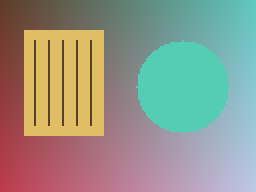
#> input picture images/sample.png, 128 x 96 px (shown 2 times larger)
$ python LogTransformation.py
#> lines starting #> are read from the running program, lines starting #| are printed output that depends on the picture
import cv2
import numpy as np
import matplotlib.pyplot as plt
from pathlib import Path


# Change Img_path to use your own image.
Img_path = str(Path(__file__).resolve().parents[1] / 'images' / 'sample.png')
img = cv2.imread(Img_path)
#> img is the input picture: shape (96, 128, 3); mean B, G, R 136.8, 149.8, 148.3

if img is None:
    raise SystemExit("Image not found! Check Img_path.")

# Calculation
values = img.astype(float)
transformed = 255 * np.log1p(values) / np.log(256)
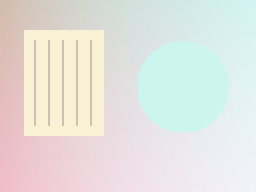
#> transformed: shape (96, 128, 3) float64 (shown 2 times larger); mean B, G, R 223.4, 227.8, 227.8
result = np.clip(np.round(transformed), 0, 255).astype(np.uint8)

# Display the results needed for this experiment.
plt.figure(figsize=(10, 4))

plt.subplot(1, 2, 1)
plt.imshow(cv2.cvtColor(img, cv2.COLOR_BGR2RGB))
plt.title("Original")
plt.axis("off")

plt.subplot(1, 2, 2)
plt.imshow(cv2.cvtColor(result, cv2.COLOR_BGR2RGB))
plt.title('Log Transformation')
plt.axis("off")

plt.tight_layout()
plt.show()
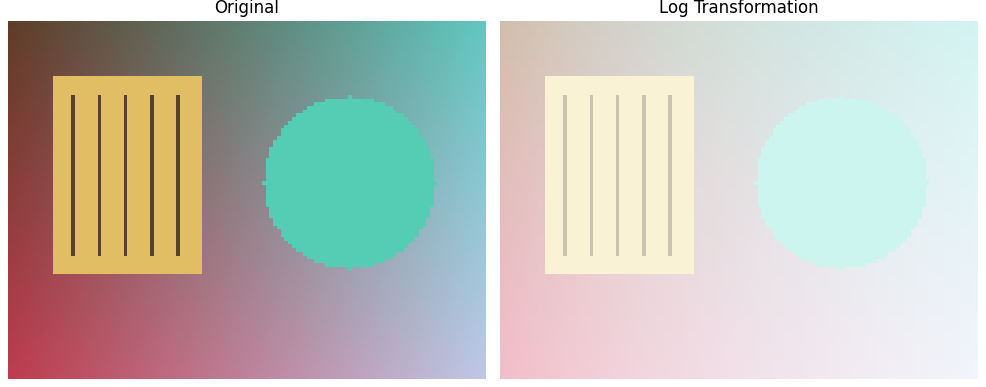
#> figure drawn by matplotlib, 2 panels
